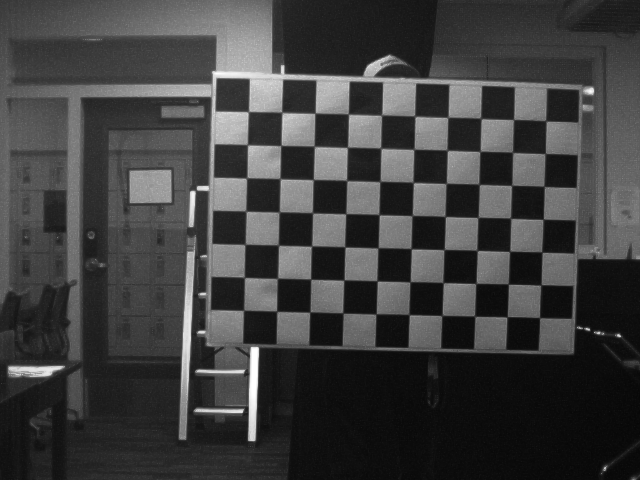
#> input picture trajectory/L_0.png, 640 x 480 px; its folder holds 4 pictures in this run
$ python 2_perspective.py
#> lines starting #> are read from the running program, lines starting #| are printed output that depends on the picture; after the words box and inside, x2 and y2 are one past the last pixel; in counts of white or black regions, pixels touching at a corner belong together
import cv2
import numpy as np
import os

pattern_size = (10, 7)  # inner corners (columns, rows) UNCOMMENT FOR TASK_2()
square_size = 4  # this is in inches (the EB large board)
objp = np.zeros((pattern_size[0]*pattern_size[1], 3), np.float32)
objp[:, :2] = np.mgrid[0:pattern_size[0], 0:pattern_size[1]].T.reshape(-1,2)
objp *= square_size

# keep the start-end index images, remove the rest from the dataset
# [10 lines left out: function keep_image_range, not called in this run]


def get_chess_board_corners(file_name, input_path=".", output_path="output"):
#> called with file_name = 'L_0.png', input_path = '.', output_path = 'output'
    infile = os.path.join(input_path, file_name)
    outfile = os.path.join(output_path, file_name)
    os.makedirs(output_path, exist_ok=True)
    image = cv2.imread(infile)
#> image is the input picture: shape (480, 640, 3); min 7, max 255, mean 63.1
    gray_image = cv2.cvtColor(image, cv2.COLOR_RGB2GRAY)

    # Find chessboard corners
    ret, corners = cv2.findChessboardCorners(gray_image, pattern_size)
#> ret = True; corners = 70 rows, first 8: [248.4, 111.7], [281.9, 112.1], [315.1, 113.3], [348.3, 114], [381.7, 115.5], [414.6, 116.2], [447.8, 117.5], [480.7, 118.7]

    if ret:
        # Refine corners
        criteria = (cv2.TERM_CRITERIA_EPS + cv2.TERM_CRITERIA_MAX_ITER, 30, 0.001)
        win_size = (5, 5)
        zero_zone = (-1, -1)
        corners_refined = cv2.cornerSubPix(gray_image, corners, win_size, zero_zone, criteria)
#> corners_refined = 70 rows, first 8: [248.4, 111.6], [282, 112.4], [315.1, 113.2], [348.5, 114.2], [381.6, 115.1], [414.8, 116.3], [447.9, 117.3], [481, 118.4]

        # Draw corners on a color version of the grayscale image
        output_img = image.copy()
        for corner in corners_refined:
            x, y = corner.ravel()
            cv2.circle(output_img, (int(x), int(y)), 5, (0, 255, 0), -1)  # Green
#> this loop made 70 passes
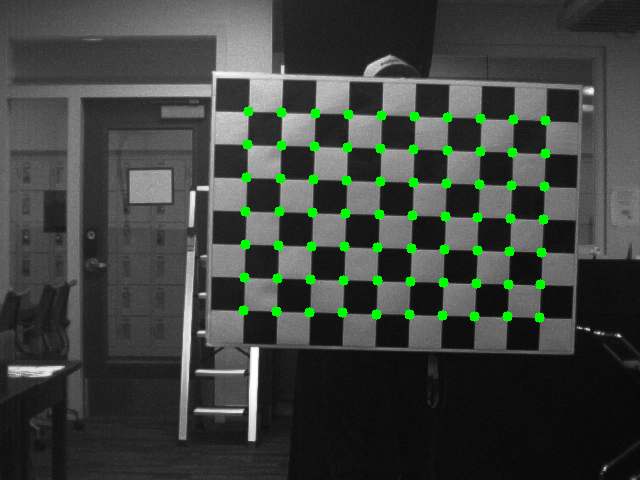
#> output_img: shape (480, 640, 3); 1.85% of pixels changed, all inside (x1, y1, x2, y2) = (238, 106, 551, 323)

        # Show the image
        cv2.imwrite(outfile, output_img)
        return corners_refined
    else:
        print("Chessboard corners not found! - ", infile)


def undistort_and_rectify_corners(data, image_size, corners, side="L"):
    """
    data: npz file
    image_size: (width, height)
    corners: Nx2 or Nx1x2 array of distorted corner points
    side: "L" or "R"
    """

    mtxL = data["stereo_mtxL"]
    distL = data["stereo_distL"]
    mtxR = data["stereo_mtxR"]
    distR = data["stereo_distR"]
    R = data["R"]
    T = data["T"]

    # Compute rectification transforms
    R1, R2, P1, P2, Q, roi1, roi2 = cv2.stereoRectify(
        mtxL, distL,
        mtxR, distR,
        image_size,
        R, T,
        flags=cv2.CALIB_ZERO_DISPARITY,
        alpha=0
    )

    # Ensure correct shape for undistortPoints
    corners = np.asarray(corners, dtype=np.float32)
    if corners.ndim == 2:
        corners = corners.reshape(-1, 1, 2)

    if side == "L":
        rectified = cv2.undistortPoints(
            corners, mtxL, distL, R=R1, P=P1
        )
    else:
        rectified = cv2.undistortPoints(
            corners, mtxR, distR, R=R2, P=P2
        )

    return rectified.reshape(-1, 2)

def get_outer_corners(corners):
    """
    corners: output of get_chess_board_corners()  (Nx1x2 or Nx2)
    """
    cols, rows = pattern_size
    corners = corners.reshape(-1, 2)

    top_left = corners[0]
    top_right = corners[cols - 1]
    bottom_left = corners[(rows - 1) * cols]
    bottom_right = corners[-1]

    return np.array([top_left, top_right, bottom_left, bottom_right], dtype=np.float32)


def draw_before_after_corners(image, original_pts, rectified_pts, output_path):
    """
    image: original distorted image (cv2.imread)
    original_pts: Nx2 original distorted points
    rectified_pts: Nx2 rectified points
    output_path: where to save result
    """
    img = image.copy()

    original_pts = np.asarray(original_pts).reshape(-1, 2)
    rectified_pts = np.asarray(rectified_pts).reshape(-1, 2)

    # Draw original points in GREEN
    for (x, y) in original_pts:
        cv2.circle(img, (int(x), int(y)), 5, (0, 255, 0), -1)

    # Draw rectified points in RED
    for (x, y) in rectified_pts:
        cv2.circle(img, (int(x), int(y)), 5, (0, 0, 255), -1)

    cv2.imwrite(output_path, img)


# [78 lines left out: functions compute_3d_outer_corners, compute_reprojection_error, not called in this run]


def convert_left_to_right(points3D_left, R, T):
    """
    Convert 3D points from left camera frame
    to right camera frame
    """
    points3D_left = np.asarray(points3D_left)
    points3D_right = []
    for P in points3D_left:
        Pr = R.T @ (P - T.flatten())
        points3D_right.append(Pr)

    return np.array(points3D_right)


# [11 lines left out: function verify_rigid_transform, not called in this run]


def triangulate(data, image_size, rectified_pts_L, rectified_pts_R):
    """
    data: loaded npz file containing stereo parameters
    image_size: (width, height)
    rectified_pts_L: Nx2 rectified points from left image
    rectified_pts_R: Nx2 rectified points from right image

    Returns:
        points3D: Nx3 array of triangulated 3D points
    """

    mtxL = data["stereo_mtxL"]
    distL = data["stereo_distL"]
    mtxR = data["stereo_mtxR"]
    distR = data["stereo_distR"]
    R = data["R"]
    T = data["T"]

    # Compute rectification projection matrices
    R1, R2, P1, P2, Q, roi1, roi2 = cv2.stereoRectify(
        mtxL, distL,
        mtxR, distR,
        image_size,
        R, T,
        flags=cv2.CALIB_ZERO_DISPARITY,
        alpha=0
    )

    # Ensure correct shape: 2xN
    ptsL = np.asarray(rectified_pts_L, dtype=np.float32).T
    ptsR = np.asarray(rectified_pts_R, dtype=np.float32).T

    # Triangulate (returns 4xN homogeneous coordinates)
    points4D = cv2.triangulatePoints(P1, P2, ptsL, ptsR)

    # Convert from homogeneous to Euclidean coordinates
    points3D = points4D[:3] / points4D[3]

    # Return as Nx3
    t_points3D = points3D.T
    # compute_reprojection_error(P1, P2, t_points3D, ptsL.T, ptsR.T)
    return t_points3D


def compute_3d_outer_corners_perspective(left_corners, right_corners, data, image_size):
    """
    Compute 3D coordinates of the four outer chessboard corners
    using cv2.reprojectImageTo3D and stereo calibration.
    Output units match your calibrated checkerboard (inches).
    """

    # Load calibration parameters
    mtxL = data["stereo_mtxL"]
    distL = data["stereo_distL"]
    mtxR = data["stereo_mtxR"]
    distR = data["stereo_distR"]
    R = data["R"]
    T = data["T"]

    # Rectification and Q
    R1, R2, P1, P2, Q, roi1, roi2 = cv2.stereoRectify(
        mtxL, distL, mtxR, distR, image_size, R, T,
        flags=cv2.CALIB_ZERO_DISPARITY, alpha=0
    )

    # Undistort points to rectified image coordinates
    ptsL = cv2.undistortPoints(np.array(left_corners, dtype=np.float32).reshape(-1,1,2),
                               mtxL, distL, R=R1, P=P1)
    ptsR = cv2.undistortPoints(np.array(right_corners, dtype=np.float32).reshape(-1,1,2),
                               mtxR, distR, R=R2, P=P2)

    # Compute disparities
    disparities = (ptsL[:,0,0] - ptsR[:,0,0]).reshape(-1,1)

    # Reproject each point individually to 3D using Q
    points3D_left = []
    for i in range(len(ptsL)):
        x, y = ptsL[i,0]
        d = disparities[i,0]
        # Build a 1x1x3 array for reprojectImageTo3D
        # The third channel is disparity
        mini_disp = np.array([[[x, y, d]]], dtype=np.float32)
        # reprojectImageTo3D expects full disparity image, so trick: use perspectiveTransform here
        # OR compute manually: X = (x - cx) * baseline / disparity, Z = f * baseline / disparity
        # Since Q encodes it, we can use cv2.perspectiveTransform safely:
        point3D = cv2.perspectiveTransform(mini_disp, Q)
        points3D_left.append(point3D[0,0])

    points3D_left = np.array(points3D_left)

    # Transform to right camera frame: P_r = R^T * (P_l - T)
    points3D_right = np.array([R.T @ (p - T.flatten()) for p in points3D_left])

    return points3D_left, points3D_right

################# main ######################
if __name__ == "__main__":
    # keep_image_range("ball_images", 21, 65) # remove images 0-20 and 65-99
    left_corners = get_chess_board_corners("L_0.png")
#> left_corners has the same summary as corners_refined in get_chess_board_corners
    right_corners = get_chess_board_corners("R_0.png")
#> call 2 of get_chess_board_corners, with file_name = 'R_0.png', input_path = '.', output_path = 'output'
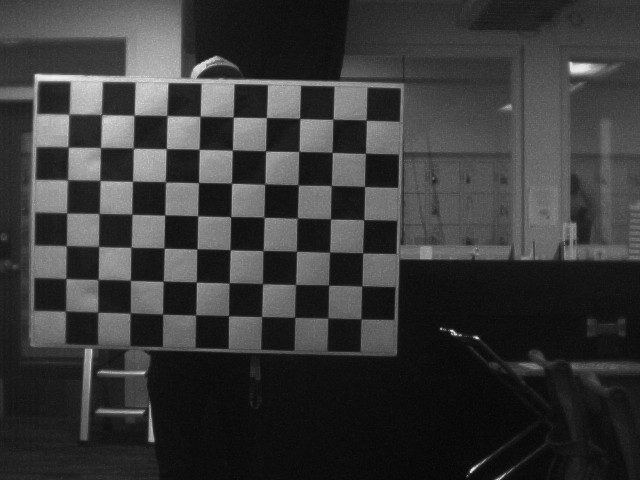
#> input picture trajectory/R_0.png, 640 x 480 px
#> in get_chess_board_corners, image is the input picture: shape (480, 640, 3); min 7, max 243, mean 57.2
#> in get_chess_board_corners (call 2), `ret, corners = cv2.findChessboardCorners(gray_image, pattern_size)`: corners = 70 rows, first 8: [68.32, 113.7], [101.5, 114.6], [134.1, 115.4], [166.9, 115.4], [200.3, 116.3], [233.2, 116.9], [266.4, 117.6], [299.7, 118.4]
#> in get_chess_board_corners (call 2), `criteria = (cv2.TERM_CRITERIA_EPS + cv2.TERM_CRITERIA_MAX_ITER, 30, 0...`: criteria = (3, 30, 0.001)
#> in get_chess_board_corners (call 2), `corners_refined = cv2.cornerSubPix(gray_image, corners, win_size, zero..`: corners_refined = 70 rows, first 8: [68.74, 114.2], [101.8, 114.7], [134.2, 115.2], [167.2, 115.6], [200.1, 116.2], [233.3, 117.2], [266.5, 117.5], [299.8, 118.5]
#> the loop in get_chess_board_corners (call 2), `for corner in corners_refined:` made 70 passes
#> after the loop in get_chess_board_corners (call 2), `for corner in corners_refined:`:
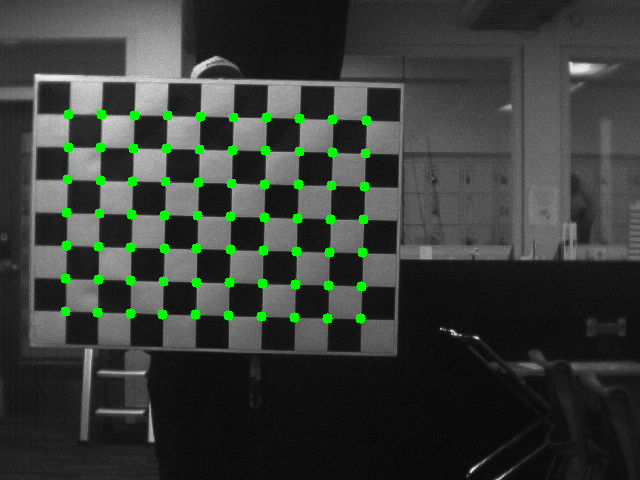
#> output_img: shape (480, 640, 3); 1.85% of pixels changed, all inside (x1, y1, x2, y2) = (60, 109, 372, 324)
#> right_corners has the same summary as corners_refined in get_chess_board_corners
    left_outer_corners = get_outer_corners(left_corners)
#> in get_outer_corners, `corners = corners.reshape(-1, 2)`: corners = 70 pairs, first value 243.5 to 545.9, second value 111.6 to 317.5
#> in get_outer_corners, `top_left = corners[0]`: top_left = [248.4, 111.6]
#> in get_outer_corners, `top_right = corners[cols - 1]`: top_right = [545.9, 120.9]
#> in get_outer_corners, `bottom_left = corners[(rows - 1) * cols]`: bottom_left = [243.5, 310.3]
#> in get_outer_corners, `bottom_right = corners[-1]`: bottom_right = [539.5, 317.5]
#> left_outer_corners = [[248.4, 111.6], [545.9, 120.9], [243.5, 310.3], [539.5, 317.5]]
    right_outer_corners = get_outer_corners(right_corners)
#> right_outer_corners = [[68.74, 114.2], [366.3, 120.2], [65.36, 311], [360.9, 318.9]]

    imgL = cv2.imread("L_0.png")
    imgR = cv2.imread("R_0.png")

    first_image = cv2.imread("L_0.png")
    h, w, c = first_image.shape
    image_size = (w, h)
    print(image_size)
#| (640, 480)

    ## load the npz file ##
    data = np.load("camera_params_stereo.npz")
#> (reads trajectory/camera_params_stereo.npz from the repository)
    mtxL = data["stereo_mtxL"]
    distL = data["stereo_distL"]
    mtxR = data["stereo_mtxR"]
    distR = data["stereo_distR"]
    R = data["R"]
    T = data["T"]

    rectL = undistort_and_rectify_corners(data, image_size, left_outer_corners, side="L")
#> in undistort_and_rectify_corners, `R1, R2, P1, P2, Q, roi1, roi2 = cv2.stereoRectify( mtxL, distL, mtxR, ..`: R1 = [[0.992, 0.00616, -0.125], [-0.00555, 1, 0.00521], [0.125, -0.00447, 0.992]]; R2 = [[0.99, 0.00289, -0.138], [-0.00357, 1, -0.00462], [0.138, 0.00506, 0.99]]; P1 = [[1640.8, 0, 544.9, 0], [0, 1640.8, 226.7, 0], [0, 0, 1, 0]]; P2 = [[1640.8, 0, 544.9, -33927.6], [0, 1640.8, 226.7, 0], [0, 0, 1, 0]]; Q = [[1, 0, 0, -544.9], [0, 1, 0, -226.7], [0, 0, 0, 1640.8], [0, 0, 0.0484, 0]]; roi1 = (0, 0, 640, 480); roi2 = (0, 0, 640, 479)
#> in undistort_and_rectify_corners, `corners = np.asarray(corners, dtype=np.float32)`: corners has the same summary as left_outer_corners outside undistort_and_rectify_corners
#> in undistort_and_rectify_corners, `rectified = cv2.undistortPoints( corners, mtxL, distL, R=R1, P=P1 )`: rectified = [[248.7, 110], [553.9, 119.2], [245.1, 314.3], [547.8, 318.2]]
#> rectL has the same summary as rectified in undistort_and_rectify_corners
    rectR = undistort_and_rectify_corners(data, image_size, right_outer_corners, side="R")
#> rectR = [[70.58, 109.6], [381.6, 118.9], [68.25, 314.8], [376.8, 318.5]]

    draw_before_after_corners(
        imgL,
        left_outer_corners,
        rectL,
        "left_before_after.png"
    )
#> in draw_before_after_corners, `original_pts = np.asarray(original_pts).reshape(-1, 2)`: original_pts has the same summary as left_outer_corners outside draw_before_after_corners
#> in draw_before_after_corners, `rectified_pts = np.asarray(rectified_pts).reshape(-1, 2)`: rectified_pts has the same summary as rectified in undistort_and_rectify_corners
#> the loop in draw_before_after_corners, `for (x, y) in original_pts:` made 4 passes
#> after the loop in draw_before_after_corners, `for (x, y) in original_pts:`:
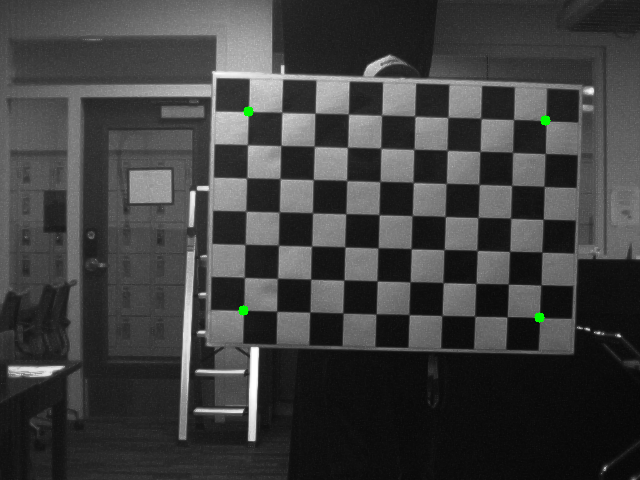
#> img: shape (480, 640, 3); 0.11% of pixels changed, all inside (x1, y1, x2, y2) = (238, 106, 551, 323)
#> the loop in draw_before_after_corners, `for (x, y) in rectified_pts:` made 4 passes
#> after the loop in draw_before_after_corners, `for (x, y) in rectified_pts:`:
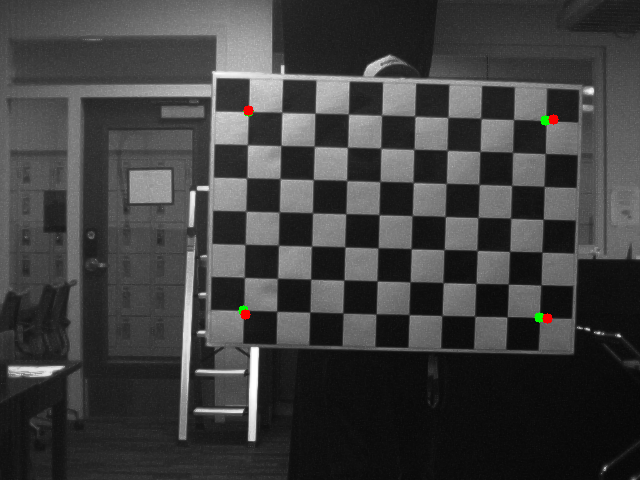
#> img: shape (480, 640, 3); 0.11% of pixels changed, all inside (x1, y1, x2, y2) = (240, 105, 559, 324)

    draw_before_after_corners(
        imgR,
        right_outer_corners,
        rectR,
        "right_before_after.png"
    )
#> (the rest of the program and of its run is left out)
